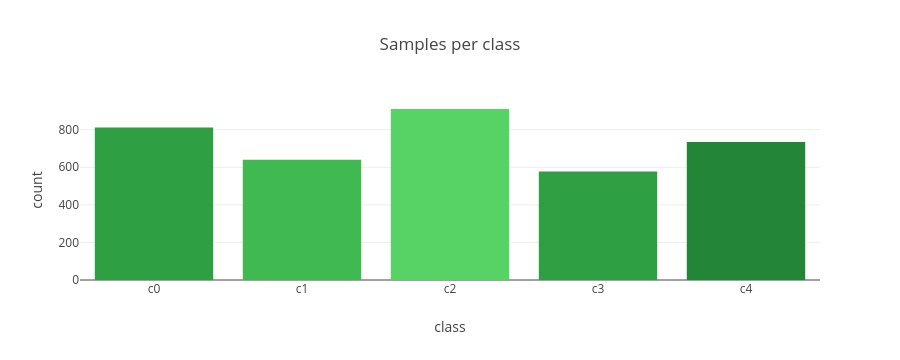

This figure's notebook cell:
### Code cell
import plotly.express as px
px.bar(df, x='class', y='count')  # interactive; GitHub drops it, octoview keeps it

### Figure 1 — Plotly figure (JSON) as saved in the notebook; plotly's stock layout.template omitted (floating-point values rounded to 4 significant figures)
{"data": [{"type": "bar", "x": ["c0", "c1", "c2", "c3", "c4"], "y": [812, 640, 910, 578, 734], "marker": {"color": ["#2ea043", "#3fb950", "#56d364", "#2ea043", "#238636"]}}], "layout": {"title": {"text": "Samples per class"}, "height": 360, "xaxis": {"title": {"text": "class"}}, "yaxis": {"title": {"text": "count"}}}}
